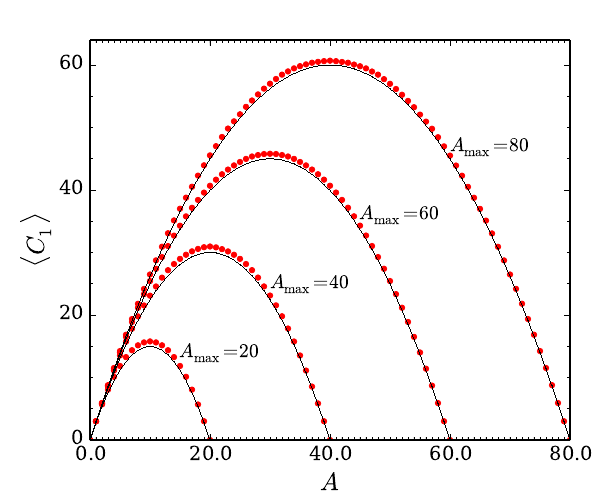

Generate this figure with Python:
import matplotlib.pyplot as plt
from matplotlib.lines import Line2D
import numpy as np
import os
from pylab import *
from matplotlib import ticker
from matplotlib.ticker import ScalarFormatter
sformatter=ScalarFormatter(useOffset=True,useMathText=True)
sformatter.set_scientific(True)
sformatter.set_powerlimits((-2,3))

#plt.ticklabel_format(style='sci', axis='y', scilimits=(0,0))

font = {'family' : 'serif',
        'weight' : 'normal',
        'size'   : 14}
plt.rc('font', **font)
plt.rc('text', usetex=False)
plt.figure(figsize=(6,5))
fig = plt.figure(1)
ax = fig.add_axes([0.15,0.12,0.8,0.8])

mydata10 = np.loadtxt('Cbar_A10.dat',skiprows=0,unpack=True)
a10=mydata10[0]
cbar10=mydata10[1]
mydata20 = np.loadtxt('Cbar_A20.dat',skiprows=0,unpack=True)
a20=mydata20[0]
cbar20=mydata20[1]
mydata30 = np.loadtxt('Cbar_A30.dat',skiprows=0,unpack=True)
a30=mydata30[0]
cbar30=mydata30[1]
mydata40 = np.loadtxt('Cbar_A40.dat',skiprows=0,unpack=True)
a40=mydata40[0]
cbar40=mydata40[1]



plt.plot(a10,cbar10,color='r',linestyle='None',markersize=4, marker='o', markerfacecolor='r', markeredgecolor='r')
plt.plot(a20,cbar20,color='r',linestyle='None',markersize=4, marker='o', markerfacecolor='r', markeredgecolor='r')
plt.plot(a30,cbar30,color='r',linestyle='None',markersize=4, marker='o', markerfacecolor='r', markeredgecolor='r')
plt.plot(a40,cbar40,color='r',linestyle='None',markersize=4, marker='o', markerfacecolor='r', markeredgecolor='r')

amax=10
z10=1.5*(amax-(a10-amax)*(a10-amax)/amax)
plt.plot(a10,z10,color='k',linestyle='-',linewidth='6',marker='None')
amax=20
z20=1.5*(amax-(a20-amax)*(a20-amax)/amax)
plt.plot(a20,z20,color='k',linestyle='-',linewidth='6',marker='None')
amax=30
z30=1.5*(amax-(a30-amax)*(a30-amax)/amax)
plt.plot(a30,z30,color='k',linestyle='-',linewidth='6',marker='None')
amax=40
z40=1.5*(amax-(a40-amax)*(a40-amax)/amax)
plt.plot(a40,z40,color='k',linestyle='-',linewidth='6',marker='None')

#plt.semilogy(x,y)

ax.tick_params(axis='both', which='major', labelsize=14)

ax.set_xticks(np.arange(0,81,20), minor=False)
ax.set_xticklabels(np.arange(0,81,10), minor=False, family='serif')
ax.set_xticks(np.arange(0,81,1), minor=True)
ax.xaxis.set_major_formatter(ticker.FormatStrFormatter('%0.1f'))
plt.xlim(0.0,80)

ax.set_yticks(np.arange(0,200,20), minor=False)
ax.set_yticklabels(np.arange(0,200,20), minor=False, family='serif')
ax.set_yticks(np.arange(0,200,5), minor=True)
plt.ylim(0.0,64.0)
#ax.set_yticks(0.1:1.0:10.0:100.0, minor=True)
#ax.yaxis.set_major_formatter(ticker.FormatStrFormatter('%.1e'))
ax.yaxis.set_major_formatter(sformatter)

text(15,13,'$A_{\\rm max}=20$')
text(30,24,'$A_{\\rm max}=40$')
text(45,35,'$A_{\\rm max}=60$')
text(60,46,'$A_{\\rm max}=80$')

plt.xlabel('$A$', fontsize=18, weight='normal')
plt.ylabel('$\langle C_1\\rangle$',fontsize=18)
#plt.title('MathText Number $\sum_{n=1}^\infty({-e^{i\pi}}/{2^n})$!',
#fontsize=12, color='gray')
#plt.subplots_adjust(top=0.85)
plt.savefig('cbar.pdf',format='pdf')
os.system('open -a Preview cbar.pdf')
#plt.show()
quit()
